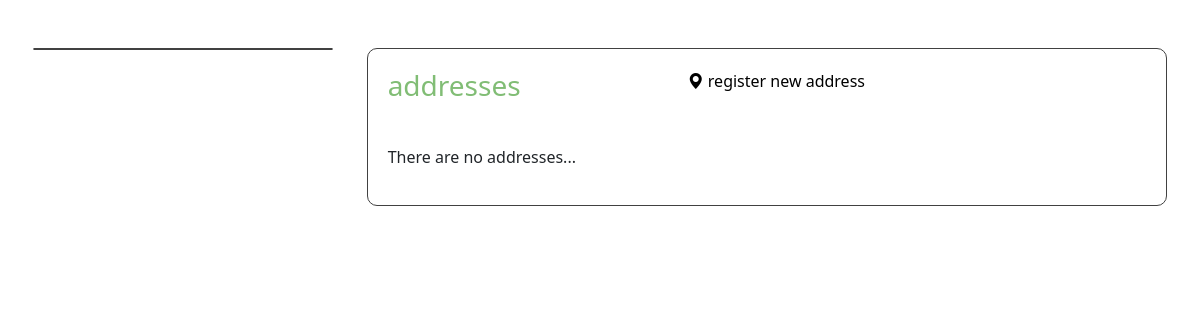
The page /user/addresses (signed in) on the database as committed earlier.
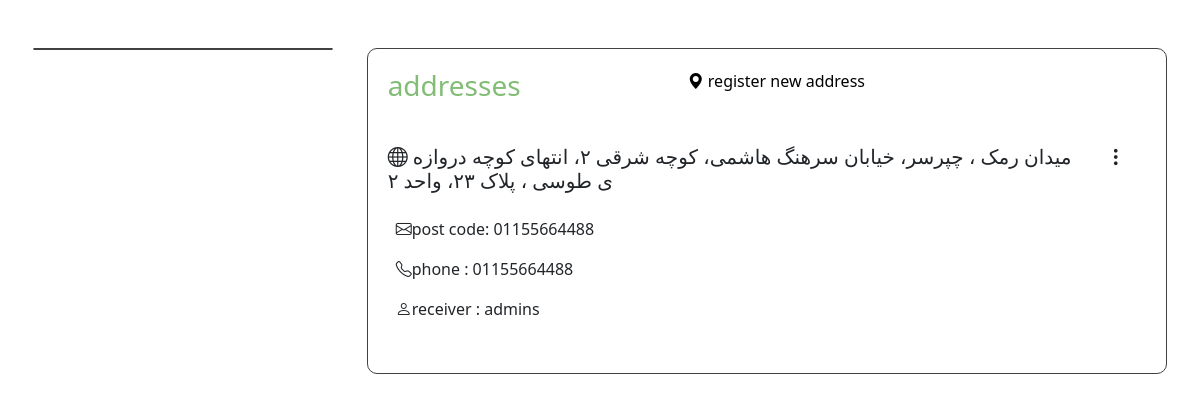
The same page on the database as committed later.
### account_module/models.py (models this page shows, shortened)
class Address(models.Model):
    user = models.ForeignKey(User, on_delete=models.CASCADE)
    title = models.CharField(max_length=100, null=True, blank=True)
    address = models.TextField(null=True, blank=True)
    phone = models.CharField(max_length=100, null=True, blank=True)
    post_code = models.IntegerField(null=True, blank=True)
    is_default = models.BooleanField(null=True, blank=True)

class User(AbstractUser):
    avatar = models.ImageField(upload_to='images/profiles', null=True, blank=True)
    email_active_code = models.CharField(max_length=100)
    mobile = PhoneNumberField(null=True, blank=True, unique=True)
    mobile_active_code = models.CharField(max_length=10)
    date_of_birth = models.DateField(blank=True, null=True)
    national_code = models.IntegerField(null=True, blank=True)

### user_panel_module/views.py (the view)
# urls.py: path('addresses', views.Addresses.as_view(), name='addresses'),
@method_decorator(login_required, name='dispatch')
class Addresses(TemplateView):
    template_name = 'user_panel/addresses.html'
    def get_context_data(self, **kwargs):
        context = super(Addresses, self).get_context_data()
        context['addresses'] = Address.objects.filter(user_id=self.request.user.id)
        return context

### user_panel_module/templates/user_panel/addresses.html (shortened to what this page needs)
{% extends 'shared/_layout.html' %}
{% load render_partial %}
{% block content %}
    <div class="container-fluid w-100 mt-5 d-flex justify-content-center align-items-center">
        <div class="container-fluid container-xxl d-flex justify-content-evenly align-items-start w-100 h-100 flex-wrap p-0 m-0">
            <div class="row col-11 col-lg-3  h-100 p-0 m-0 flex-wrap userMenu mb-5">
            </div>
            <div class="col-11 col-lg-8 addressesSection">
                <div class="col-12 d-flex mb-2 flex-wrap">
                    <h3 onclick="_showAddress()" class="col-12 col-lg-6 showAddresses">addresses</h3>
                    <a href="{% url 'add_address' %}" " class="col-12 col-lg-6 addLocation addAddress"><i
                        class="bi bi-geo-alt-fill"></i> register new address</a>
                </div>
                <div id="addresses">
                    {% if addresses %}
                        {% for address in addresses %}
                            <div class="col-12 address pb-3" id="addresses">
                                <h5 class="col-12 d-flex">
                                    <p class="col-11"><i class="bi bi-globe"></i> {{ address.address }}</p>
                                    <div class="threeDotsMenu"><i class="bi bi-three-dots-vertical"></i></div>
                                </h5>
                                <p class="px-2"><i class="bi bi-envelope"></i>post code: {{ address.phone }} </p>
                                <p class="px-2"><i class="bi bi-telephone"></i>phone : {{ address.phone }} </p>
                                <p class="px-2"><i class="bi bi-person"></i>receiver : {{ address.user.username }} </p>
                            </div>
                        {% endfor %}
                    {% else %}
                        <p>There are no addresses...</p>
                    {% endif %}
                </div>
            </div>
        </div>
    </div>
{% endblock %}

Rows that differ between the two databases and show on the page:
added Address: address "میدان رمک ، چپرسر، خیابان سرهنگ هاشمی، کوچه شرقی ۲، انتهای کوچه دروازه ی طوسی ، پلاک ۲۳، واحد ۲", phone "01155664488", user.username "admins"
Other text that changed with them:
text no longer shown: "There are no addresses..."
